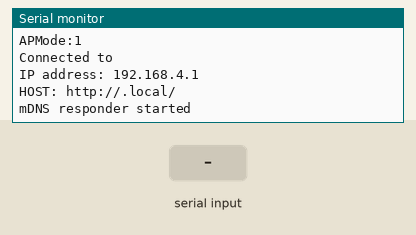
This sketch was run on a simulated ESP32. Shown: the last lines printed to the serial monitor. The inputs (shaded band) are chosen by the test bench. WiFi joins after 1.5 s; servers stay silent unless stated; a WiFi scan finds three made-up networks; EEPROM starts erased.

Above: at 1.2 s.
1.3 s: "read:\n" received over Serial
At 2.5 s:
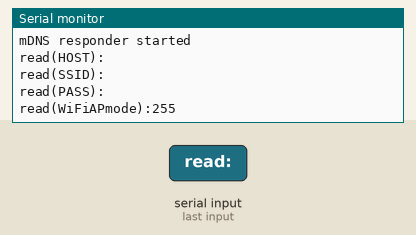
2.8 s: "mode:\n" received over Serial
At 3.8 s:
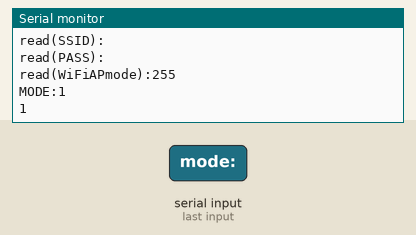
4.3 s: "scan:\n" received over Serial
At 7.1 s:
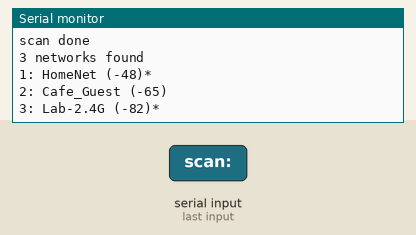
7.3 s: "host:\n" received over Serial
At 8.3 s:
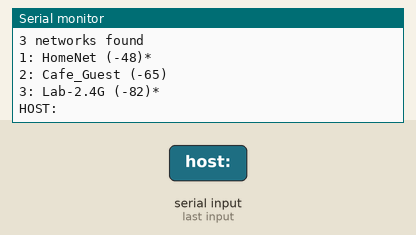
8.8 s: "ssid:\n" received over Serial
At 9.4 s:
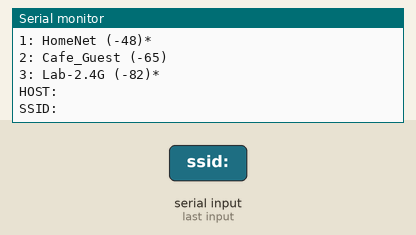

Measured:
- after the input at 1.3 s, the serial monitor: prints a new line at once (image 1)
- after the input at 2.8 s, the serial monitor: prints a new line at once (image 2)
- after the input at 4.3 s, the serial monitor: prints a new line after 2.0 s (image 3)
- after the input at 7.3 s, the serial monitor: prints a new line at once (image 4)
- after the input at 8.8 s, the serial monitor: prints a new line at once (image 5)

The sketch:

OTAWebUpdater-flexSSID.ino
```cpp
//Command List
//host: Set the name of mDNS ( 40 or less)
//ssid: Set the SSID ( 40 or less)
//pass: Set the password ( 40 or less)
//mode: 0:STAmode / ( 1:APmode in preparation )
//scan: Get SSID List
//reset Reset
//elase Erase EEPROM data

#include <WiFi.h>
#include <WiFiClient.h>
#include <WebServer.h>
#include <ESPmDNS.h>
#include <Update.h>
#include <EEPROM.h>

const char* host = "";
const char* ssid = "";
const char* pass = "";
const char* cmode = "";

volatile bool WiFiAPmode = false;

WebServer server(80);

/*
   Login page
*/

const char* loginIndex =
  "<form name='loginForm'>"
  "<table width='20%' bgcolor='A09F9F' align='center'>"
  "<tr>"
  "<td colspan=2>"
  "<center><font size=4><b>ESP32 Login Page</b></font></center>"
  "<br>"
  "</td>"
  "<br>"
  "<br>"
  "</tr>"
  "<td>Username:</td>"
  "<td><input type='text' size=25 name='userid'><br></td>"
  "</tr>"
  "<br>"
  "<br>"
  "<tr>"
  "<td>Password:</td>"
  "<td><input type='Password' size=25 name='pwd'><br></td>"
  "<br>"
  "<br>"
  "</tr>"
  "<tr>"
  "<td><input type='submit' onclick='check(this.form)' value='Login'></td>"
  "</tr>"
  "</table>"
  "</form>"
  "<script>"
  "function check(form)"
  "{"
  "if(form.userid.value=='admin' && form.pwd.value=='admin')"
  "{"
  "window.open('/serverIndex')"
  "}"
  "else"
  "{"
  " alert('Error Password or Username')/*displays error message*/"
  "}"
  "}"
  "</script>";

/*
   Server Index Page
*/

const char* serverIndex =
  "<script src='https://ajax.googleapis.com/ajax/libs/jquery/3.2.1/jquery.min.js'></script>"
  "<form method='POST' action='#' enctype='multipart/form-data' id='upload_form'>"
  "<input type='file' name='update'>"
  "<input type='submit' value='Update'>"
  "</form>"
  "<div id='prg'>progress: 0%</div>"
  "<script>"
  "$('form').submit(function(e){"
  "e.preventDefault();"
  "var form = $('#upload_form')[0];"
  "var data = new FormData(form);"
  " $.ajax({"
  "url: '/update',"
  "type: 'POST',"
  "data: data,"
  "contentType: false,"
  "processData:false,"
  "xhr: function() {"
  "var xhr = new window.XMLHttpRequest();"
  "xhr.upload.addEventListener('progress', function(evt) {"
  "if (evt.lengthComputable) {"
  "var per = evt.loaded / evt.total;"
  "$('#prg').html('progress: ' + Math.round(per*100) + '%');"
  "}"
  "}, false);"
  "return xhr;"
  "},"
  "success:function(d, s) {"
  "console.log('success!')"
  "},"
  "error: function (a, b, c) {"
  "}"
  "});"
  "});"
  "</script>";


/*
   setup function
*/
void setup(void) {
  EEPROM.begin(1024);
  Serial.begin(115200);

  String rom_ssid = EEPROM.readString(0);
  String rom_pass = EEPROM.readString(40);
  String rom_host = EEPROM.readString(80);
  WiFiAPmode = EEPROM.read(120);

  rom_ssid.trim();
  rom_pass.trim();
  rom_host.trim();

  String str_host = rom_host;
  String str_ssid = rom_ssid;
  String str_pass = rom_pass;

  //length of str for char
  int data_host_len = str_host.length() + 1;
  int data_ssid_len = str_ssid.length() + 1;
  int data_pass_len = str_pass.length() + 1;

  //for str->char array
  ssid[data_host_len];
  ssid[data_ssid_len];
  pass[data_pass_len];

  //str->char
  host = str_host.c_str();
  ssid = str_ssid.c_str();
  pass = str_pass.c_str();

  Serial.print("HOST:");
  Serial.println(host);
  Serial.print("SSID:");
  Serial.println(ssid);
  Serial.print("PASS:");
  Serial.println(pass);
  Serial.print("APMode:");
  Serial.println(WiFiAPmode);

  // Connect to WiFi network
  if (WiFiAPmode) {
    WiFi.mode(WIFI_AP);
    WiFi.softAP(ssid, pass);
  } else {
    WiFi.mode(WIFI_STA);
    WiFi.begin(ssid, pass);

    Serial.println("");


    // Wait for connection
    while (WiFi.status() != WL_CONNECTED) {
      if (Serial.available() > 0) {
        setNetWifi();
      }
      delay(500);
      Serial.print(".");
    }
  }
  Serial.println("");
  Serial.print("Connected to ");
  Serial.println(ssid);
  Serial.print("IP address: ");
  if (WiFiAPmode) {
    Serial.println(WiFi.softAPIP());
  } else {
    Serial.println(WiFi.localIP());
  }

  /*use mdns for host name resolution*/
  if (!MDNS.begin(host)) { //http://esp32.local
    Serial.println("Error setting up MDNS responder!");
    while (1) {
      if (Serial.available() > 0) {
        setNetWifi();
      }
    }
  }
  Serial.print("HOST: http://");
  Serial.print(host);
  Serial.println(".local/");
  Serial.println("mDNS responder started");
  /*return index page which is stored in serverIndex */
  server.on("/", HTTP_GET, []() {
    server.sendHeader("Connection", "close");
    server.send(200, "text/html", loginIndex);
  });
  server.on("/serverIndex", HTTP_GET, []() {
    server.sendHeader("Connection", "close");
    server.send(200, "text/html", serverIndex);
  });
  /*handling uploading firmware file */
  server.on("/update", HTTP_POST, []() {
    server.sendHeader("Connection", "close");
    server.send(200, "text/plain", (Update.hasError()) ? "FAIL" : "OK");
    ESP.restart();
  }, []() {
    HTTPUpload& upload = server.upload();
    if (upload.status == UPLOAD_FILE_START) {
      Serial.printf("Update: %s\n", upload.filename.c_str());
      if (!Update.begin(UPDATE_SIZE_UNKNOWN)) { //start with max available size
        Update.printError(Serial);
      }
    } else if (upload.status == UPLOAD_FILE_WRITE) {
      /* flashing firmware to ESP*/
      if (Update.write(upload.buf, upload.currentSize) != upload.currentSize) {
        Update.printError(Serial);
      }
    } else if (upload.status == UPLOAD_FILE_END) {
      if (Update.end(true)) { //true to set the size to the current progress
        Serial.printf("Update Success: %u\nRebooting...\n", upload.totalSize);
      } else {
        Update.printError(Serial);
      }
    }
  });
  server.begin();
}

//End Setup

void loop(void) {
  server.handleClient();
  delay(1);
  if (Serial.available() > 0) {
    setNetWifi();
  }
}

void setNetWifi(void) {
  String str = Serial.readStringUntil('\n');
  char c[40];
  if (str.startsWith("host:")) {
    if (str.length() <= 40) {
      str = str.substring(5);
      Serial.print("HOST:");
      Serial.println(str);
      str.toCharArray(c, str.length());
      EEPROM.writeString(80, c);
      EEPROM.commit();
      Serial.println(EEPROM.readString(80));
    } else {
      Serial.println("Over Strings. (40 or less)");
    }
  }
  if (str.startsWith("ssid:")) {
    if (str.length() <= 40) {
      str = str.substring(5);
      Serial.print("SSID:");
      Serial.println(str);
      str.toCharArray(c, str.length());
      EEPROM.writeString(0, c);
      EEPROM.commit();
      Serial.println(EEPROM.readString(0));
    } else {
      Serial.println("Over Strings. (40 or less)");
    }
  }
  if (str.startsWith("pass:")) {
    if (str.length() <= 40) {
      str = str.substring(5);
      Serial.print("PASS:");
      Serial.println(str);
      str.toCharArray(c, str.length());
      EEPROM.writeString(40, c);
      EEPROM.commit();
      Serial.println(EEPROM.readString(40));
    } else {
      Serial.println("Over Strings. (40 or less)");
    }
  }
  if (str.startsWith("read:") > 0) {
    Serial.print("read(HOST):");
    Serial.println(EEPROM.readString(80));
    Serial.print("read(SSID):");
    Serial.println(EEPROM.readString(0));
    Serial.print("read(PASS):");
    Serial.println(EEPROM.readString(40));
    Serial.print("read(WiFiAPmode):");
    Serial.println(EEPROM.read(120));
  }
  if (str.startsWith("mode:") > 0) {
    str = str.charAt(5);
    if (str == "0") {
      WiFiAPmode = false;
    } else {
      WiFiAPmode = true;
    }
    Serial.print("MODE:");
    Serial.println(WiFiAPmode);
    EEPROM.write(120, WiFiAPmode);
    EEPROM.commit();
    Serial.println(EEPROM.read(120));
  }


  if (str.startsWith("scan:") > 0) {
    int n = WiFi.scanNetworks();
    Serial.println("scan done");
    if (n == 0) {
      Serial.println("no networks found");
    } else {
      Serial.print(n);
      Serial.println(" networks found");
      for (int i = 0; i < n; ++i) {
        // Print SSID and RSSI for each network found
        Serial.print(i + 1);
        Serial.print(": ");
        Serial.print(WiFi.SSID(i));
        Serial.print(" (");
        Serial.print(WiFi.RSSI(i));
        Serial.print(")");
        Serial.println((WiFi.encryptionType(i) == WIFI_AUTH_OPEN) ? " " : "*");
        delay(10);
      }
    }
  }

  if (str.startsWith("reset") > 0) {
    ESP.restart();
  }

  if (str.startsWith("elase") > 0) {
    const char* ssid = "";
    const char* pass = "";
    const char* host = "";
    for (int i = 0 ; i < 120 ; i++) {
      EEPROM.write(i, 0);
    }
    EEPROM.commit();
    Serial.println("elase done");
  }

  str.clear();
}
```
